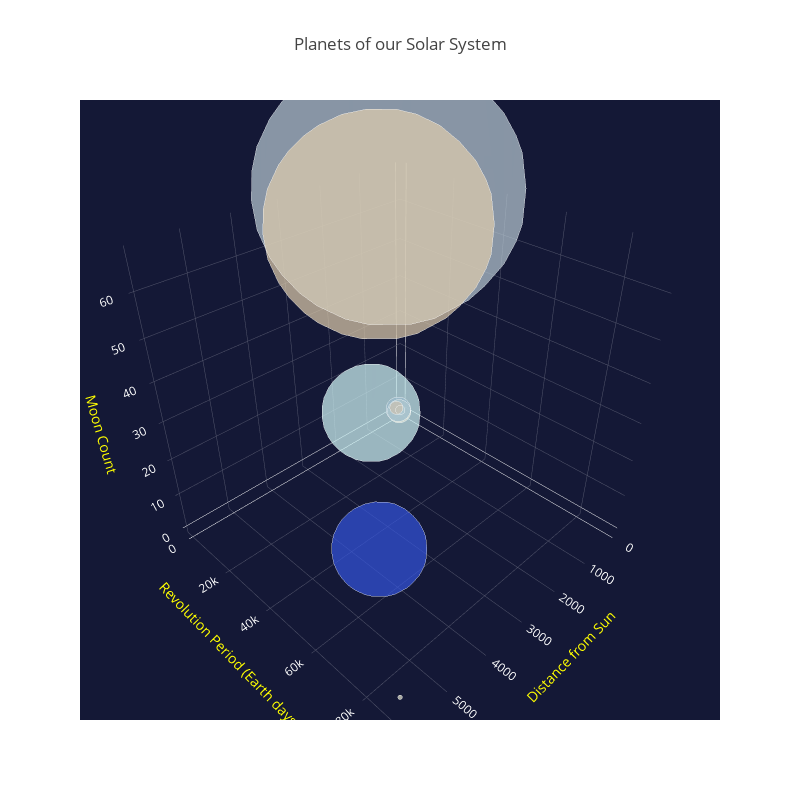

The notebook cell this image was saved under:
### Markdown cell above
#### Plot the figure
The large planets are quite prominent, and we need to zoom in to view the smaller ones.

### Code cell
fig=go.Figure(data=data, 
              layout=layout)

offline.iplot(fig)

### Figure 1 — Plotly figure (JSON) as saved in the notebook; plotly's stock layout.template omitted (floating-point values rounded to 4 significant figures)
{"data": [{"marker": {"color": ["#D5D2D1", "#F8B581", "#182A61", "#B53B03", "#B9CBD5", "#E0CDAD", "#D3F9FA", "#3454DF", "#E9E8D2"], "size": [4879, 12104, 12756, 6792, 142984, 120536, 51118, 49528, 2370], "sizemode": "diameter", "sizeref": 750}, "mode": "markers", "text": ["Mercury", "Venus", "Earth", "Mars", "Jupiter", "Saturn", "Uranus", "Neptune", "Pluto"], "type": "scatter3d", "x": [57.9, 108.2, 149.6, 227.9, 778.6, 1434.0, 2872.0, 4495.0, 5906.0], "y": [87.96, 224.7, 365.3, 687.0, 4333.0, 10760.0, 30710.0, 60200.0, 90470.0], "z": [0, 0, 1, 2, 67, 62, 27, 14, 5]}], "layout": {"height": 800, "scene": {"bgcolor": "#141836", "xaxis": {"color": "white", "title": "Distance from Sun", "titlefont": {"color": "yellow"}}, "yaxis": {"color": "white", "title": "Revolution Period (Earth days)", "titlefont": {"color": "yellow"}}, "zaxis": {"color": "white", "title": "Moon Count", "titlefont": {"color": "yellow"}}}, "title": "Planets of our Solar System", "width": 800}}
